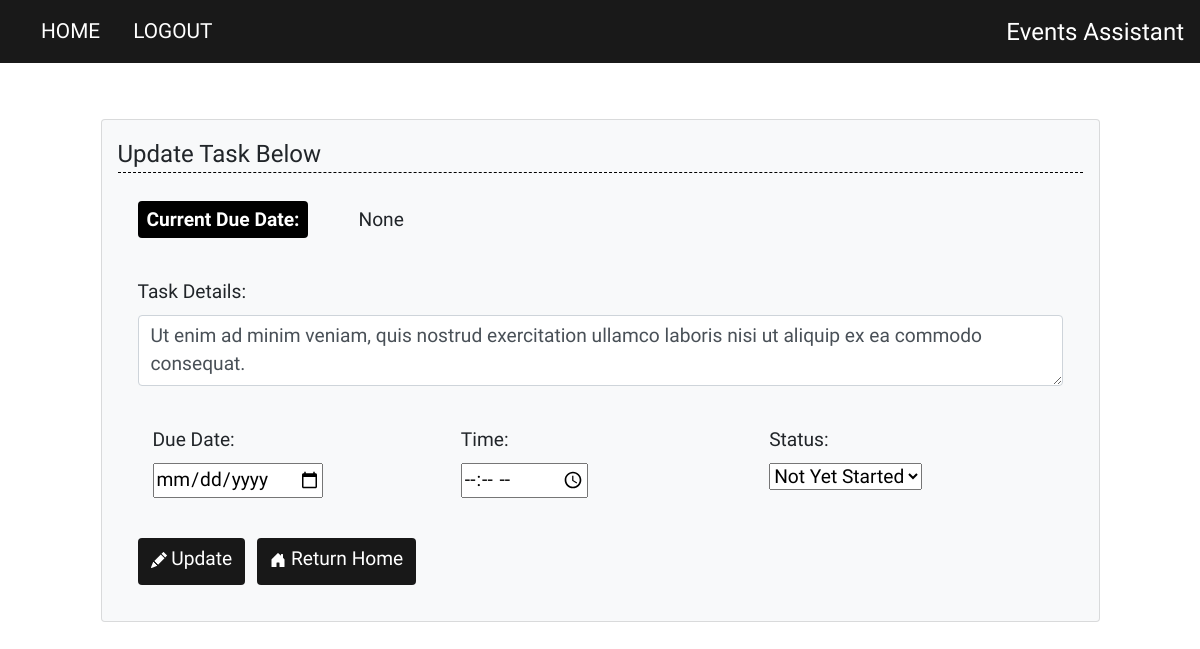
Screenshot of /update/2 (signed in) with the database file from the repository.
### website/models.py (models this page shows)
class Task(db.Model):
    id = db.Column(db.Integer, primary_key=True)
    content = db.Column(db.String(200), nullable=False)
    due_date = db.Column(db.String(30)) # formatted str date (ex: Tuesday, April 05, 2022)
    due_date_int = db.Column(db.String(20)) # YYYY-MM-DD str format
    time = db.Column(db.String(20)) # str type, account for untimed tasks
    user_id = db.Column(db.Integer, db.ForeignKey('user.id'))
    status = db.Column(db.String(30), default="Not Yet Started") # Other Statuses: In Progress, Completed, Cancelled
    bookmarked = db.Column(db.Boolean, default=False)

### website/views.py (the view)
@views.route('/update/<int:id>', methods=['POST', 'GET'])
@login_required
def update(id):
    updated_task = Task.query.get(id)
    if request.method == 'POST':
        if request.form['action'] == 'Return Home':
            flash('Update cancelled. Returning Home!', category='success')
            return redirect('/')
        if updated_task.user_id == current_user.id:
            updated_task.content = request.form['content']
            date_obj = request.form['due_date']
            updated_task.due_date = format_date(date_obj)
            updated_task.due_date_int = date_obj
            if date_obj:
                time = request.form['time']
                updated_task.time = format_time(time)
            else:
                updated_task.time = '' # default time: unspecified/optional
            updated_task.status = request.form.get('taskStatus')
            try:
                db.session.commit()
                flash('Task updated!', category='success')
                return redirect('/')
            except:
                flash('Error in updating task.', category='error')
    else:
        return render_template('update.html', task=updated_task, user=current_user)

### website/__init__.py (called while the page is built)
def create_app():
    app = Flask(__name__)
    app.config['SECRET_KEY'] = '2797cfdcad8dcc11d9f00ffbc5704bee'
    app.config['SQLALCHEMY_DATABASE_URI'] = f'sqlite:///{DB_NAME}'
    db.init_app(app)
    from .views import views
    from .auth import auth
    app.register_blueprint(views, url_prefix='/')
    app.register_blueprint(auth, url_prefix='/')
    from .models import Task, User
    create_database(app)
    login_manager = LoginManager()
    login_manager.login_view = 'auth.login' # if not logged in
    login_manager.init_app(app)
    @login_manager.user_loader
    def load_user(id):
        return User.query.get(int(id))
    return app

### website/templates/update.html (shortened to what this page needs)
{% extends "base.html" %}
{% block content %}
  <div class="content-section">
    <form class="card p-3 bg-light" method="POST">
      <legend class="main-header">Update Task Below</legend>
      <div class="form-group col-title">
        <span class="badge date-badge">Current Due Date:</span>{{task.due_date}}
      </div>
      <div class="form-group">
        <label for="content" class="col-title">Task Details:</label>
        <textarea
          id="content"
          name="content"
          class="form-control"
        >{{task.content}}</textarea>
      </div>
      <div class="row form-group">
        <div class="col">
          <label for="due_date" class="col-title">Due Date:</label>
          <br>
          <input type="date" id="due_date" name="due_date">
        </div>
        <div class="col">
          <label for="time" class="col-title">Time:</label>
          <br>
          <input type="time" id="time" name="time">
        </div>
        <div class="col">
          <label for="status" class="col-title">Status:</label>
          <br>
          <select name="taskStatus" aria-label="Select/Dropdown menu" id="curr_status">
            <option value="Not Yet Started" selected>Not Yet Started</option>
          </select>
        </div>
      </div>
      <div class="form-group">
        <button type="submit" class="btn" name="action"value="Update">
          Update
        </button>
        <button type="submit" class="btn" name="action"value="Return Home">
          Return Home
        </button>
      </div>
    </form>
  </div>
{% endblock %}

### website/static/style.css (style rules this page uses)
* { font-family: 'Pangolin', cursive; }
.content-section { margin: 5%; }
.form-group { margin: 20px; }
.col-title, .btn, .button, #content, .tasks-text, #due_date, #time, #curr_status { font-size: 1.2em; }
.main-header { border-bottom: 1px dashed black; }
.btn { background-color: rgba(0,0,0,0.9); color: white; font-family: 'Yomogi', cursive; padding-bottom: 10px; margin-right: 8px; }
.badge { padding: 9px; font-size: .9em; }
.date-badge { background-color: black; color: white; font-family: 'Yomogi', cursive; margin-right: 50px; font-size: 1em; }

### rows the page displays
Task: due_date "None", content "Ut enim ad minim veniam, quis nostrud exercitation ullamco laboris nisi ut aliquip ex ea commodo consequat."
